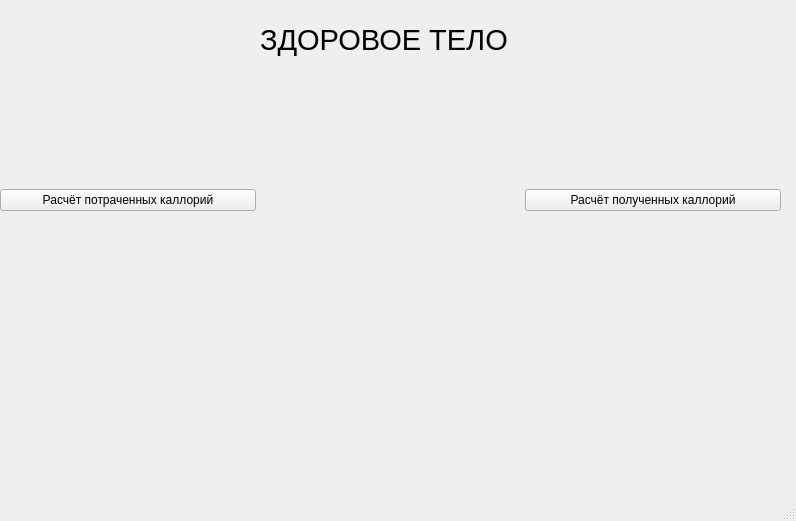
<?xml version="1.0" encoding="UTF-8"?>
<ui version="4.0">
 <class>MainWindow</class>
 <widget class="QMainWindow" name="MainWindow">
  <property name="geometry">
   <rect>
    <x>0</x>
    <y>0</y>
    <width>796</width>
    <height>521</height>
   </rect>
  </property>
  <property name="windowTitle">
   <string>MainWindow</string>
  </property>
  <widget class="QWidget" name="centralwidget">
   <widget class="QLabel" name="lbl_hi">
    <property name="geometry">
     <rect>
      <x>260</x>
      <y>0</y>
      <width>251</width>
      <height>81</height>
     </rect>
    </property>
    <property name="font">
     <font>
      <pointsize>22</pointsize>
     </font>
    </property>
    <property name="text">
     <string>ЗДОРОВОЕ ТЕЛО</string>
    </property>
    <property name="textFormat">
     <enum>Qt::RichText</enum>
    </property>
   </widget>
   <widget class="QWidget" name="horizontalLayoutWidget">
    <property name="geometry">
     <rect>
      <x>0</x>
      <y>160</y>
      <width>781</width>
      <height>80</height>
     </rect>
    </property>
    <layout class="QHBoxLayout" name="horizontalLayout">
     <item>
      <widget class="QPushButton" name="btn_spent">
       <property name="text">
        <string>Расчёт потраченных каллорий</string>
       </property>
      </widget>
     </item>
     <item>
      <widget class="QLabel" name="lbl_size">
       <property name="text">
        <string/>
       </property>
      </widget>
     </item>
     <item>
      <widget class="QPushButton" name="btn_received">
       <property name="text">
        <string>Расчёт полученных каллорий</string>
       </property>
      </widget>
     </item>
    </layout>
   </widget>
   <widget class="QLabel" name="lbl_im">
    <property name="geometry">
     <rect>
      <x>210</x>
      <y>240</y>
      <width>341</width>
      <height>241</height>
     </rect>
    </property>
    <property name="text">
     <string/>
    </property>
    <property name="pixmap">
     <pixmap>../../Downloads/pi.jpg</pixmap>
    </property>
   </widget>
  </widget>
  <widget class="QMenuBar" name="menubar">
   <property name="geometry">
    <rect>
     <x>0</x>
     <y>0</y>
     <width>796</width>
     <height>21</height>
    </rect>
   </property>
  </widget>
  <widget class="QStatusBar" name="statusbar"/>
 </widget>
 <resources/>
 <connections/>
</ui>
